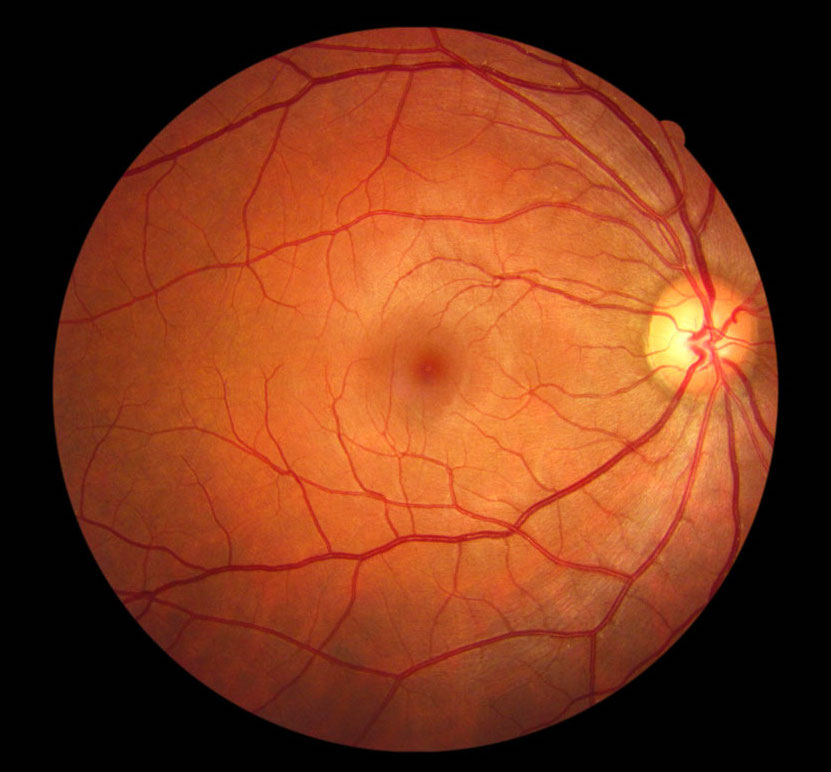
#> input picture Fundus.jpeg, 831 x 772 px
$ jupyter execute DIP.ipynb
#> lines starting #> are read from the running program, lines starting #| are printed output that depends on the picture
[cell 1]
import numpy as np
import matplotlib.pyplot as plt
from scipy import signal
from scipy.signal import convolve2d
from skimage.restoration import denoise_bilateral
import cv2

[cell 2]
# Load the retinal fundus image in grayscale
image_path = 'Fundus.jpeg'
img = cv2.imread(image_path)
#> img is the input picture: shape (772, 831, 3); mean B, G, R 26.7, 55, 119.7
if img is None:
    raise IOError("Image not found. Check the image path.")

# Convert to RGB (OpenCV loads images in BGR format by default)
img = cv2.cvtColor(img, cv2.COLOR_BGR2RGB)

# Convert the image to grayscale
gray_img = cv2.cvtColor(img, cv2.COLOR_BGR2GRAY)
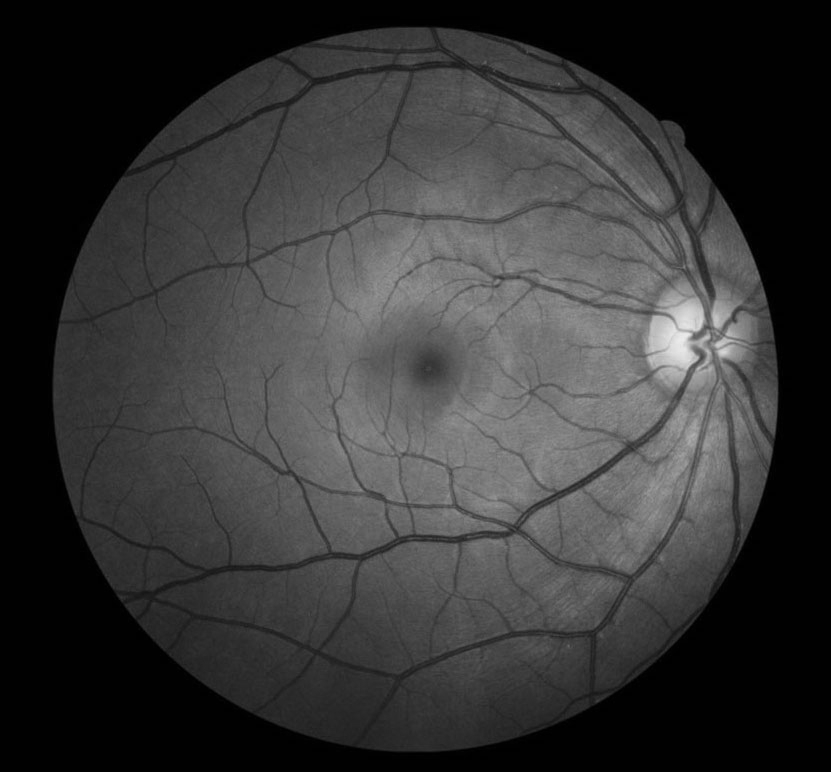
#> gray_img: shape (772, 831); min 0, max 235, mean 53.9

plt.imshow(gray_img, cmap='gray')
plt.title("Grayscale Image")
plt.axis('off')
plt.show()
print("Max Intensity: ",np.max(gray_img))
#| Max Intensity:  235
print("Min Intensity: ",np.min(gray_img))
#| Min Intensity:  0

[cell 3]
def apply_median_filter(image, kernel_size=5):
    """
    Applies a median filter to reduce noise in fundus images.

    Parameters:
        image (numpy.ndarray): Input fundus image (BGR or grayscale)
        kernel_size (int): Size of the median filter kernel (must be odd and >1)

    Returns:
        numpy.ndarray: Filtered image
    """
#> called with kernel_size = 5
    # Ensure kernel size is odd
    if kernel_size % 2 == 0:
        raise ValueError("Kernel size must be an odd integer")

    # Apply median filter
    filtered_image = cv2.medianBlur(image, kernel_size)

    return filtered_image

[cell 4]
# Perform built-in bilateral (OpenCV)
gray_img_bilateral = cv2.bilateralFilter(gray_img, d=5, sigmaColor=50, sigmaSpace=0)

# Apply median filter with 5x5 kernel
gray_img_median = apply_median_filter(gray_img, kernel_size=5)

# Plot results
plt.figure(figsize=(20, 8))

plt.subplot(1,3,1)
plt.title("Original")
plt.imshow(gray_img, cmap='gray')
plt.axis('off')

plt.subplot(1,3,2)
plt.title("Bilateral Filter")
plt.imshow(gray_img_bilateral, cmap='gray')
plt.axis('off')

plt.subplot(1,3,3)
plt.title("Median Filter")
plt.imshow(gray_img_median, cmap='gray')
plt.axis('off')

plt.tight_layout()
plt.show()

[cell 5]
# Create a CLAHE object for comparison
clahe = cv2.createCLAHE(clipLimit=2.0, tileGridSize=(7,7))
clahe_median = clahe.apply(gray_img_median)
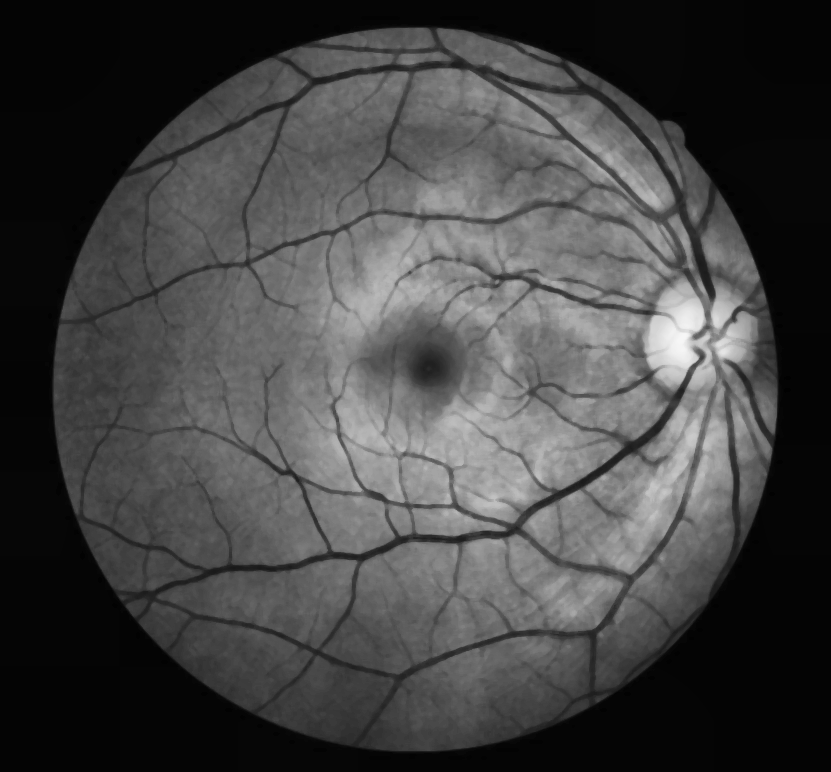
#> clahe_median: shape (772, 831); min 1, max 246, mean 67.9
clahe_bilateral = clahe.apply(gray_img_bilateral)

fig, axes = plt.subplots(1, 3, figsize=(20, 8))
# Original
axes[0].imshow(gray_img, cmap='gray')
axes[0].set_title("Original Grayscale")
axes[0].axis("off")

# Manual Histogram Equalized
axes[1].imshow(clahe_median, cmap='gray')
axes[1].set_title("CLAHE Median")
axes[1].axis("off")

# CLAHE
axes[2].imshow(clahe_bilateral, cmap='gray')
axes[2].set_title("CLAHE Bilateral")
axes[2].axis("off")

plt.tight_layout()
plt.show()

[cell 6]
def manual_scharr(gray_img):
    """
    Perform manual Scharr filtering using the 3x3 Scharr operator.
    Returns:
      I_x: gradient in x-direction
      I_y: gradient in y-direction
      magnitude: sqrt(I_x^2 + I_y^2)
      orientation: arctan(I_y / I_x), in radians
    """
    # Define Scharr kernels (float64 for accumulation)
    Gx = np.array([[-3, 0, 3],
                   [-10, 0, 10],
                   [ -3, 0, 3]], dtype=np.float64)

    Gy = np.array([[-3, -10, -3],
                   [ 0,   0,  0],
                   [ 3,  10,  3]], dtype=np.float64)

    # Convert image to float64 to avoid overflow in convolution
    img_float = gray_img.astype(np.float64)

    # Convolve with Gx and Gy
    # mode='same' ensures output is the same size as input
    # boundary='symm' handles boundaries by reflecting image
    I_x = convolve2d(img_float, Gx, mode='same', boundary='symm')
    I_y = convolve2d(img_float, Gy, mode='same', boundary='symm')

    # Compute gradient magnitude and orientation
    magnitude = np.sqrt(I_x**2 + I_y**2)
    orientation = np.arctan2(I_y, I_x)  # arctan2 handles sign of x,y
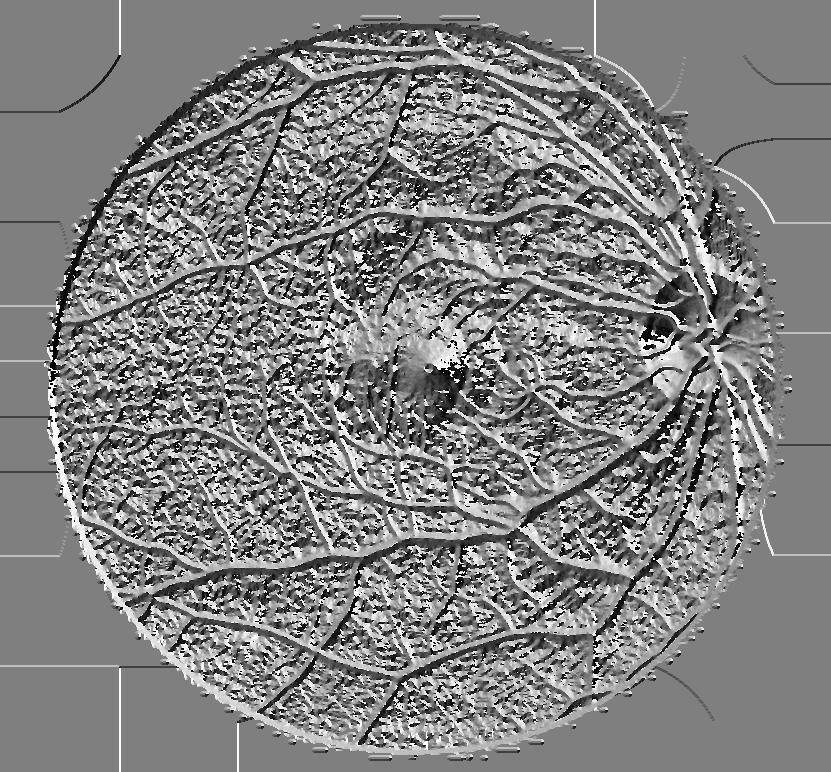
#> orientation: shape (772, 831) float64; min -3.14, max 3.14, mean 0.0472; drawn with min black and max white

    return I_x, I_y, magnitude, orientation

[cell 7]
# Manual Scharr Filtering
I_x_manual, I_y_manual, mag_manual, orient_manual = manual_scharr(clahe_median)

# Scharr in X, Y: often contain negative values, so display absolute or scaled version
I_x_disp = np.uint8(255 * (np.abs(I_x_manual) / np.max(np.abs(I_x_manual))))
I_y_disp = np.uint8(255 * (np.abs(I_y_manual) / np.max(np.abs(I_y_manual))))
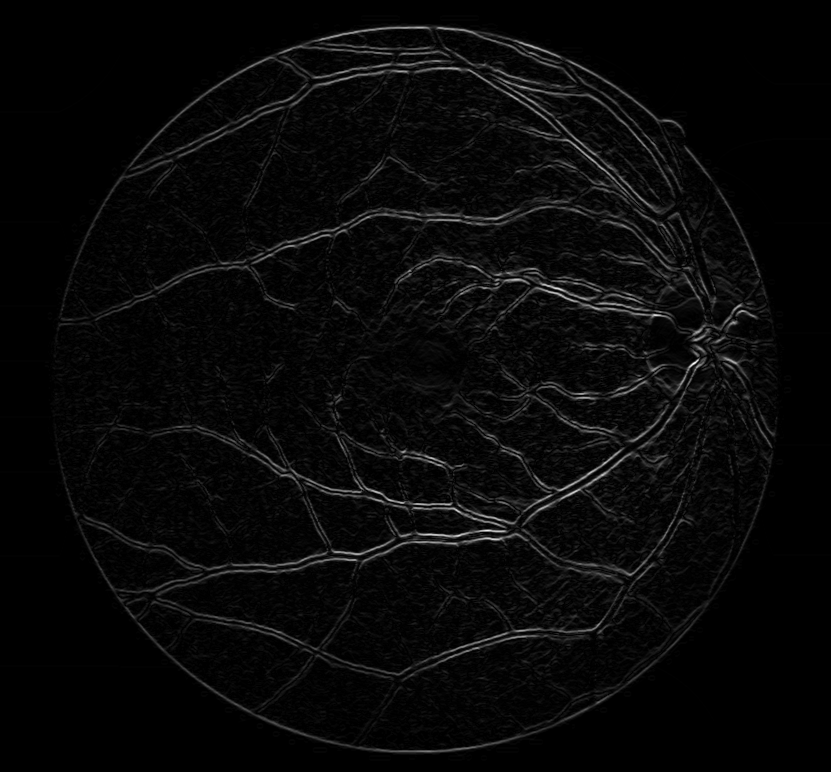
#> I_y_disp: shape (772, 831); min 0, max 255, mean 8.4

# Combined version using weighted sum of absolute values
combined = 0.5 * np.abs(I_x_manual) + 0.5 * np.abs(I_y_manual)
combined_disp = np.uint8(255 * (combined / np.max(combined)))

fig, axes = plt.subplots(1, 3, figsize=(20, 8))

# (a) Scharr X
axes[0].imshow(I_x_disp, cmap='gray')
axes[0].set_title('Manual Scharr X')
axes[0].axis('off')

# (b) Scharr Y
axes[1].imshow(I_y_disp, cmap='gray')
axes[1].set_title('Manual Scharr Y')
axes[1].axis('off')

# (c) Combined
axes[2].imshow(combined_disp, cmap='gray')
axes[2].set_title('Combined (|X| + |Y|)')
axes[2].axis('off')

plt.tight_layout()
plt.show()

[cell 8]
def create_LoG_kernel(kernel_size, sigma):
    """
    Create a Laplacian of Gaussian (LoG) kernel.

    Equation:
        LoG(x, y) = (1 / (pi * sigma^4)) * (1 - ((x^2 + y^2) / (2 * σ^2))) * exp(-(x² + y²) / (2σ²))

    Parameters:
        kernel_size (int): Size of the kernel (must be an odd number).
        sigma (float): Standard deviation of the Gaussian.

    Returns:
        numpy.ndarray: LoG kernel.
    """
    # Create coordinate grid centered at 0
    ax = np.arange(-(kernel_size // 2), kernel_size // 2 + 1)
    xx, yy = np.meshgrid(ax, ax)
    norm2 = xx**2 + yy**2

    # Compute the LoG function
    factor = 1 / (np.pi * sigma**4)
    kernel = factor * (1 - norm2 / (2 * sigma**2)) * np.exp(-norm2 / (2 * sigma**2))

    # Normalize kernel to ensure zero-sum
    kernel_mean = kernel.mean()
    kernel = kernel - kernel_mean

    return kernel

[cell 9]
sigmas_LoG = [0.5, 1, 1.4, 2.5]
results_LoG = []  # to store convolved images for each sigma

for sigma in sigmas_LoG:
    kernel_size = int(np.ceil(6 * sigma + 1))  # typical rule of thumb
    kernel_LoG = create_LoG_kernel(kernel_size, sigma)

    # Convolve
    convolved_LoG = signal.convolve2d(clahe_median, kernel_LoG, boundary='symm', mode='same')

    # Normalize to [0, 255] for display
    # NOTE: LoG can have negative values; here we do a simple linear shift.
    min_val = convolved_LoG.min()
    max_val = convolved_LoG.max()
    convolved_LoG -= min_val
    if (max_val - min_val) > 1e-12:
        convolved_LoG *= (255.0 / (max_val - min_val))

    results_LoG.append((sigma, convolved_LoG))
#> this loop made 4 passes
#> (min_val, max_val) on passes 1 to 4: (-161.8, 152.2), (-32.2, 30.68), (-21.56, 18.85), (-9.34, 7.27)
#> pass 1, `convolved_LoG = signal.convolve2d(clahe_median, kernel_LoG, boundary='..`:
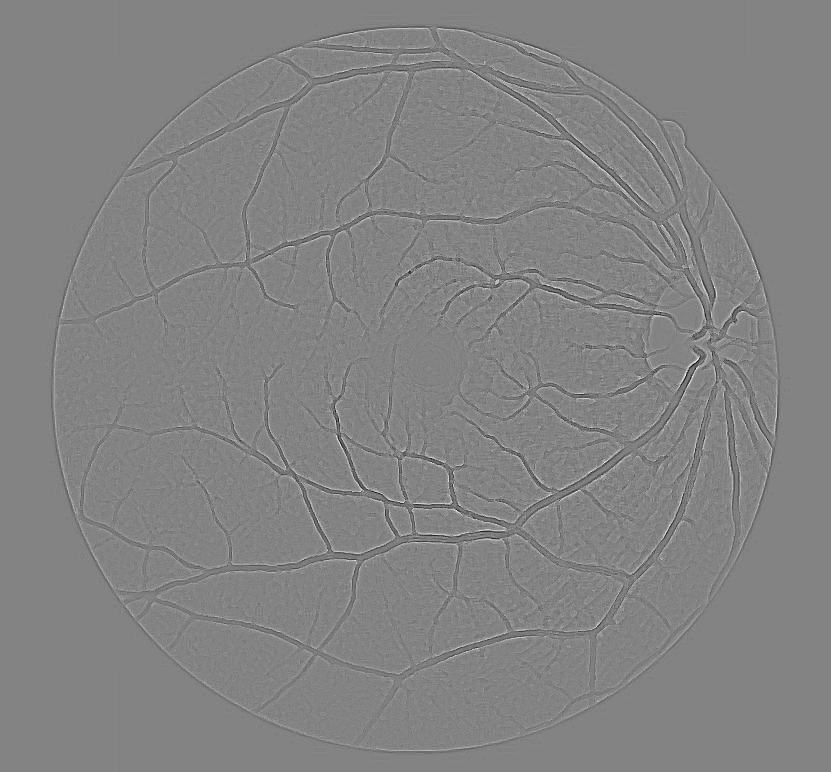
#> convolved_LoG: shape (772, 831) float64; min -161.8, max 152.2, mean 0; drawn with min black and max white
#> after the loop:
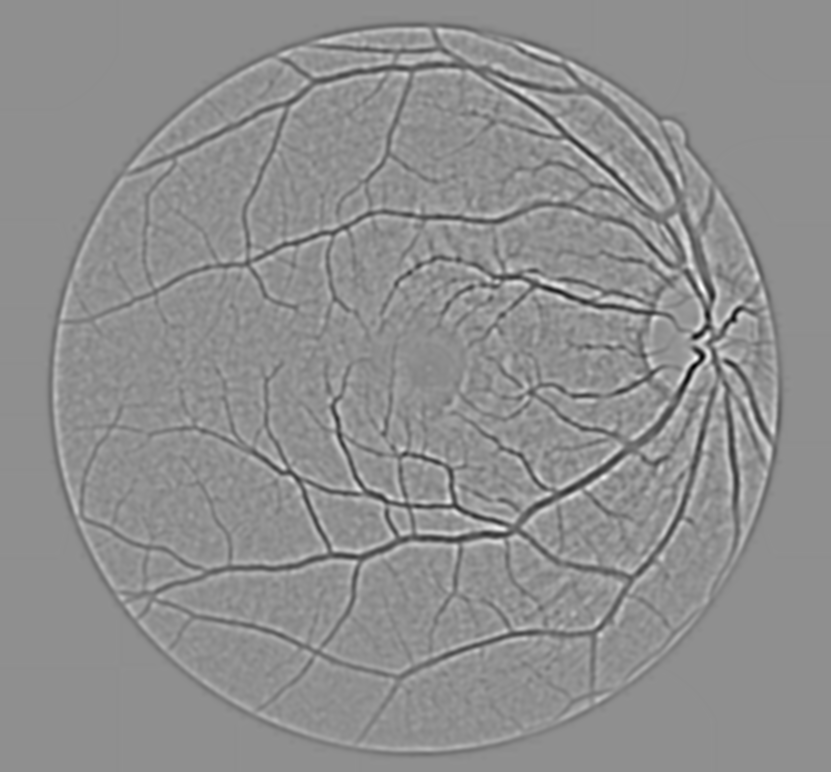
#> convolved_LoG: shape (772, 831) float64; min 0, max 255, mean 143.4
#> after the loop, results_LoG = 4 items

# 3) Plot only the convolved images for each sigma
num_scales = len(sigmas_LoG)
fig, axes = plt.subplots(1, num_scales, figsize=(6 * num_scales, 10))

for i, (sigma, convolved_LoG) in enumerate(results_LoG):
    ax = axes[i] if num_scales > 1 else axes
    ax.set_title(f"LoG Convolution (σ={sigma})")
    ax.imshow(convolved_LoG, cmap='gray')
    ax.axis('off')
#> this loop made 4 passes
#> sigma on passes 1 to 4: 0.5, 1, 1.4, 2.5

plt.tight_layout()
plt.show()
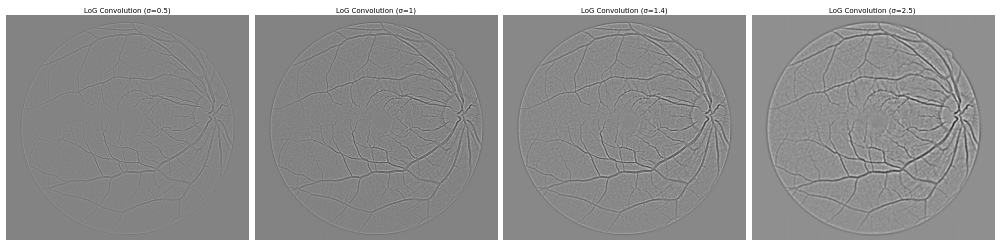
#> figure drawn by matplotlib, 4 panels
